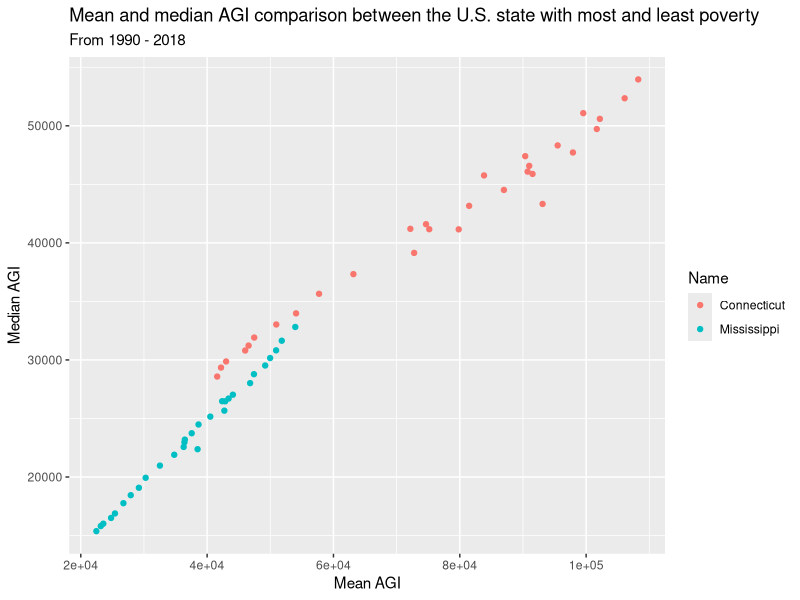

Generate this figure with R:
## Load Data
library(tidyverse)
irs_data <- read.csv('irs.csv') 

# Find the mean and median AGI number of the U.S. state with the most and least poverty


Poverty <- irs_data %>% 
  group_by(Year, Name) %>%
  mutate(Mean_AGI = as.numeric(gsub(",","", Mean.AGI)),
         Median_AGI = as.numeric(gsub(",","", Median.AGI))) %>% 
  select(Year, Name, Mean_AGI, Median_AGI)


compare_poverty_states <-  Poverty %>% 
  filter(Name == "Connecticut" | Name == "Mississippi")


chart3 <- ggplot(compare_poverty_states)+
  geom_point(mapping = aes(x = Mean_AGI, y = Median_AGI, color = Name))+
  labs(title = "Mean and median AGI comparison between the U.S. state with most and least poverty ",
       subtitle = "From 1990 - 2018",
       x = "Mean AGI",
       y = "Median AGI")

print(chart3)
